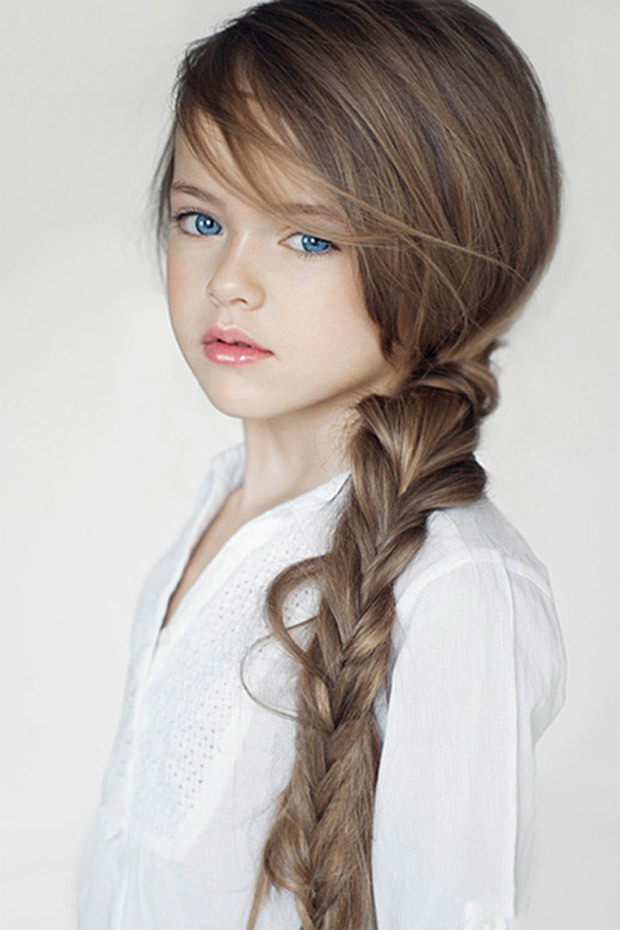
#> input picture svd/pime.jpg, 620 x 930 px
$ jupyter execute 'svd test.ipynb'   (shell and % lines are left out)
#> lines starting #> are read from the running program, lines starting #| are printed output that depends on the picture
[cell 1]
import cv2
import numpy as np
import matplotlib.pyplot as plt

[cell 2]
img = cv2.imread('pime.jpg')
#> img is the input picture: shape (930, 620, 3); mean B, G, R 176, 180.2, 187
gray = cv2.cvtColor(img, cv2.COLOR_BGR2GRAY)
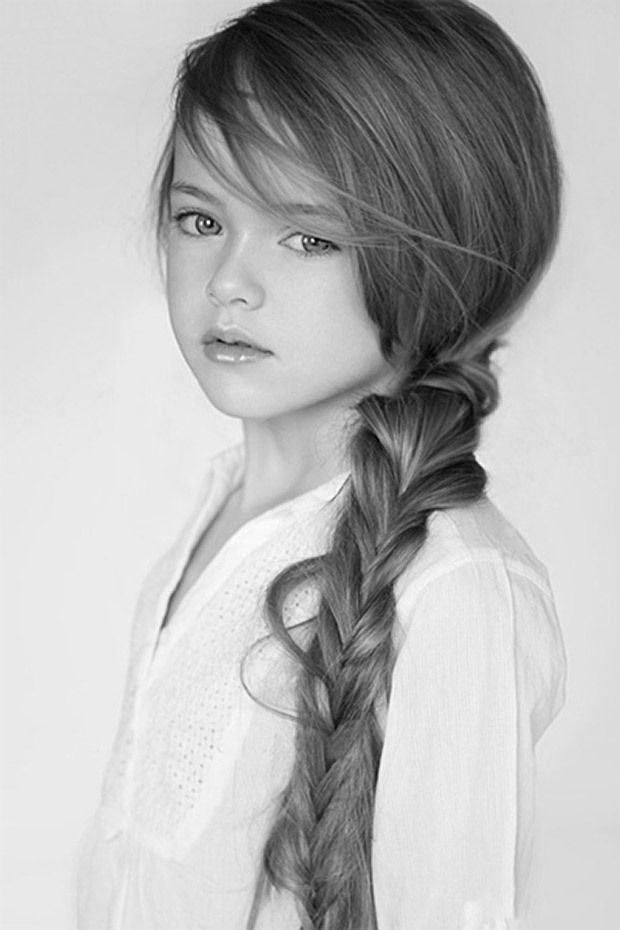
#> gray: shape (930, 620); min 2, max 255, mean 181.8

# show source img
plt.imshow(gray, cmap='gray')

[cell 3]
# Compact SVD
u, s, vt = np.linalg.svd(gray, full_matrices=False)
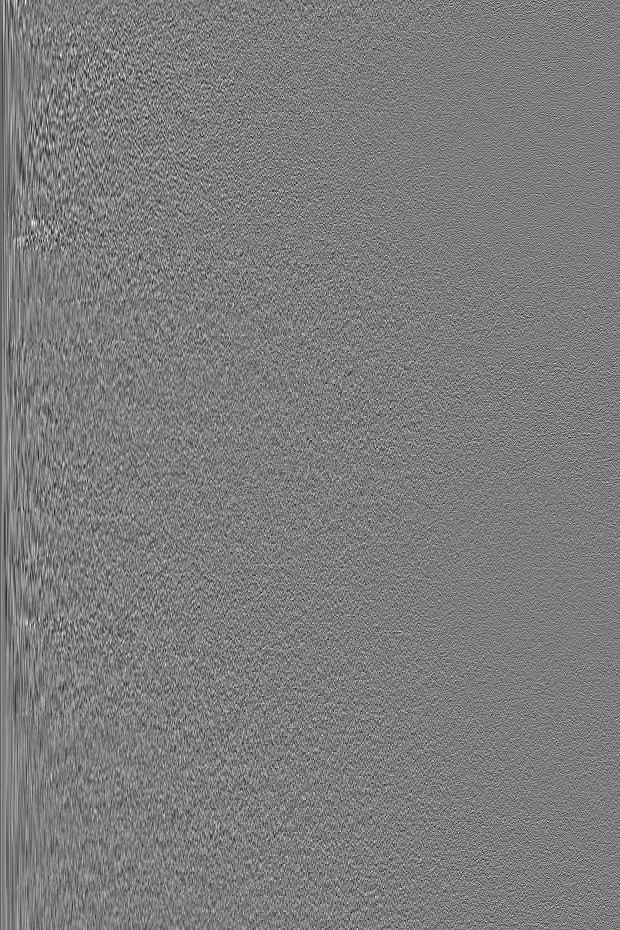
#> u: shape (930, 620) float64; min -0.17, max 0.176, mean -6.44e-05; drawn with min black and max white
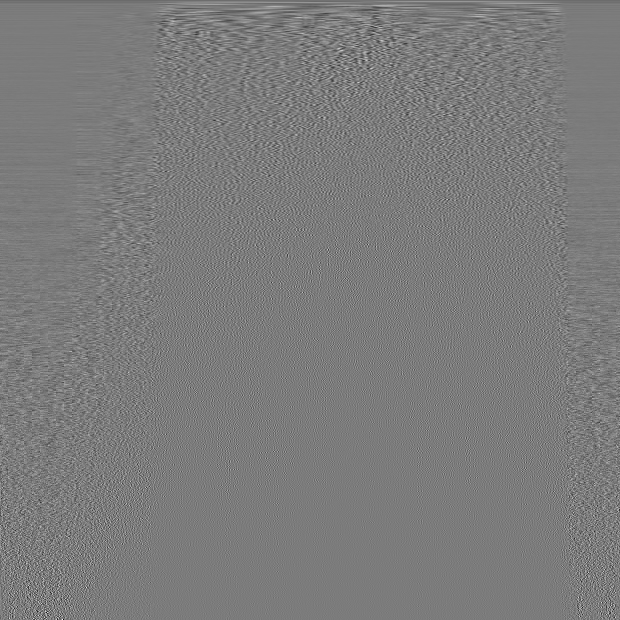
#> vt: shape (620, 620) float64; min -0.367, max 0.387, mean -5.45e-05; drawn with min black and max white
#> s = 620 values, max 142744.1 at index 0, min 1.16 at index 619, mean 533.3

# diagolalization
w = np.diag(s)

print(u.shape)
#| (930, 620)
print(w.shape)
#| (620, 620)
print(vt.shape)
#| (620, 620)

[cell 4]
out = np.dot(u, np.dot(w, vt))
print(out.shape)
#| (930, 620)

[cell 5]
plt.imshow(out, cmap='gray')

[cell 6]
from sklearn.utils.extmath import randomized_svd
# Truncated SVD
t_u, t_s, t_vt = randomized_svd(gray, n_components=10, n_iter=5, random_state=None)
#> t_s = [142744.1, 23060.6, 14361.4, 11279.3, 6771.1, 6250.8, 5074.2, 4360.8, 4172.5, 3819.2]
t_w = np.diag(t_s)

print(t_u.shape)
#| (930, 10)
print(t_w.shape)
#| (10, 10)
print(t_vt.shape)
#| (10, 620)

[cell 7]
t_out = np.dot(t_u, np.dot(t_w, t_vt))
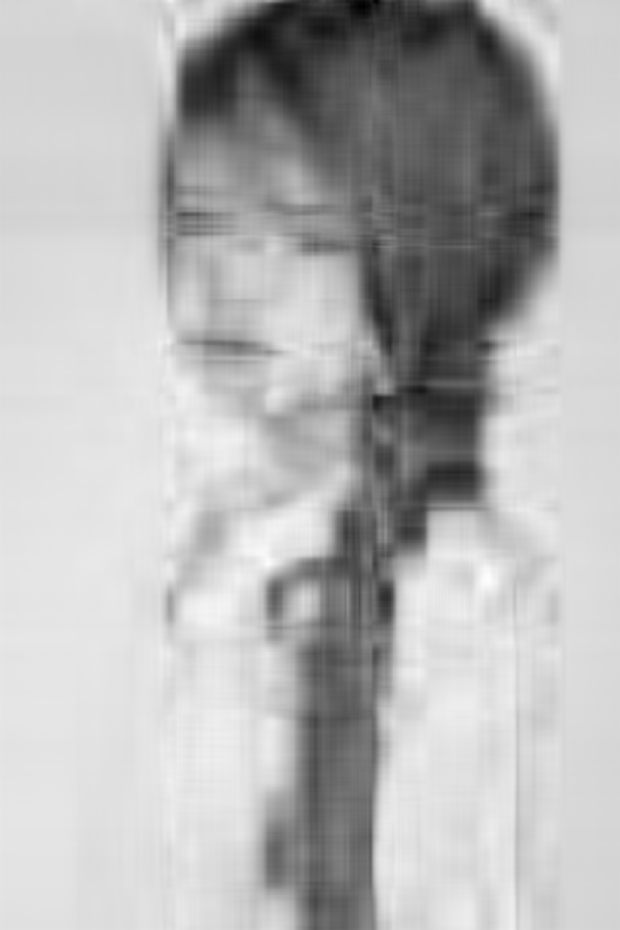
#> t_out: shape (930, 620) float64; min -13.91, max 262.3, mean 181.8; drawn with min black and max white

[cell 8]
print(t_out.shape)
#| (930, 620)
plt.imshow(t_out, cmap='gray')

[cell 9]
cv2.imwrite('t_out.jpg', t_out)
#> Out = True
